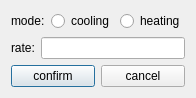
<?xml version="1.0" encoding="UTF-8"?>
<ui version="4.0">
 <class>Options</class>
 <widget class="QDialog" name="Options">
  <property name="geometry">
   <rect>
    <x>0</x>
    <y>0</y>
    <width>192</width>
    <height>95</height>
   </rect>
  </property>
  <property name="windowTitle">
   <string>Options</string>
  </property>
  <layout class="QGridLayout" name="gridLayout">
   <item row="0" column="0">
    <layout class="QHBoxLayout" name="horizontalLayout">
     <item>
      <widget class="QLabel" name="label">
       <property name="text">
        <string>mode:</string>
       </property>
      </widget>
     </item>
     <item>
      <widget class="QRadioButton" name="radioButton">
       <property name="text">
        <string>cooling</string>
       </property>
      </widget>
     </item>
     <item>
      <widget class="QRadioButton" name="radioButton_2">
       <property name="text">
        <string>heating</string>
       </property>
      </widget>
     </item>
    </layout>
   </item>
   <item row="1" column="0">
    <layout class="QHBoxLayout" name="horizontalLayout_2">
     <item>
      <widget class="QLabel" name="label_2">
       <property name="text">
        <string>rate:</string>
       </property>
      </widget>
     </item>
     <item>
      <widget class="QLineEdit" name="lineEdit"/>
     </item>
    </layout>
   </item>
   <item row="2" column="0">
    <layout class="QHBoxLayout" name="horizontalLayout_3">
     <item>
      <widget class="QPushButton" name="confirm">
       <property name="text">
        <string>confirm</string>
       </property>
      </widget>
     </item>
     <item>
      <widget class="QPushButton" name="cancel">
       <property name="text">
        <string>cancel</string>
       </property>
      </widget>
     </item>
    </layout>
   </item>
  </layout>
 </widget>
 <resources/>
 <connections>
  <connection>
   <sender>cancel</sender>
   <signal>clicked()</signal>
   <receiver>Options</receiver>
   <slot>close()</slot>
   <hints>
    <hint type="sourcelabel">
     <x>140</x>
     <y>73</y>
    </hint>
    <hint type="destinationlabel">
     <x>95</x>
     <y>47</y>
    </hint>
   </hints>
  </connection>
 </connections>
</ui>
